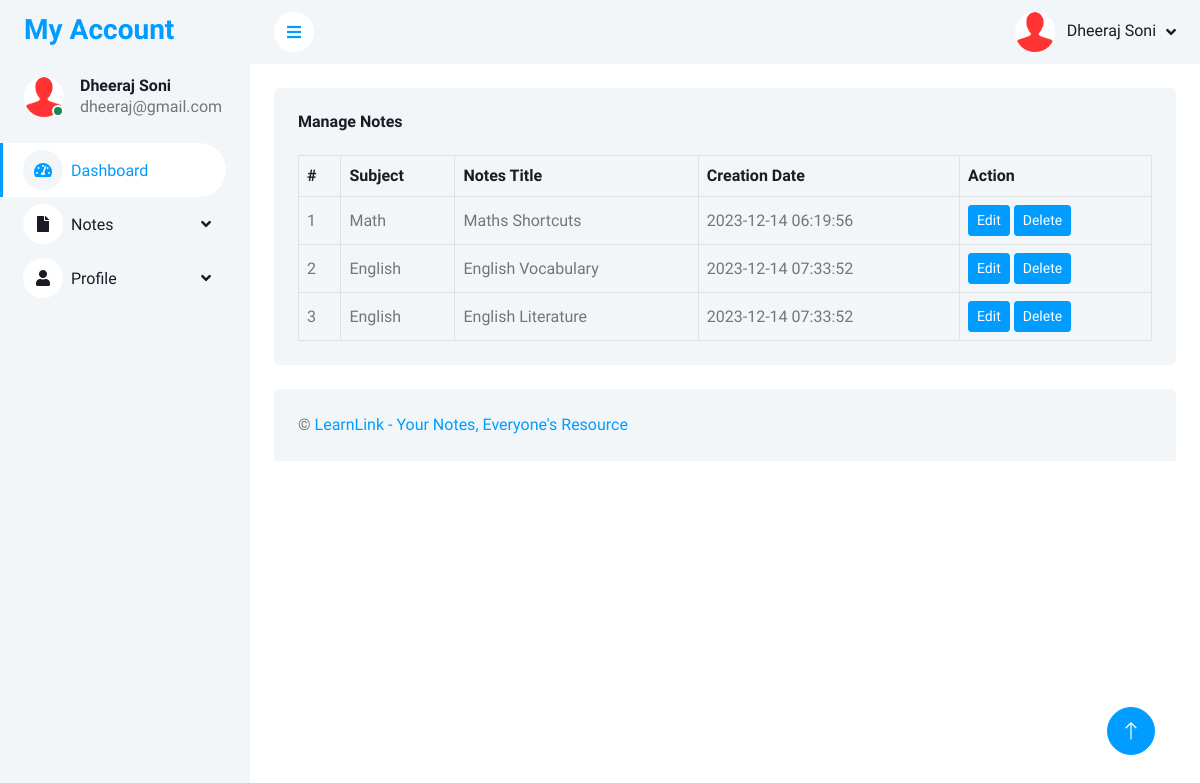
Screenshot of /LearnLink/user/manage-notes.php (signed in) with the database file from the repository.
### tables this page shows
CREATE TABLE `tbluser` (
  `ID` int NOT NULL AUTO_INCREMENT,
  `FullName` varchar(250) NOT NULL,
  `MobileNumber` bigint NOT NULL,
  `Email` varchar(250) NOT NULL,
  `Password` varchar(250) NOT NULL,
  `RegDate` timestamp NOT NULL DEFAULT CURRENT_TIMESTAMP,
  PRIMARY KEY (`ID`),
  UNIQUE KEY `MobileNumber_UNIQUE` (`MobileNumber`),
  UNIQUE KEY `Email_UNIQUE` (`Email`)
);

CREATE TABLE `tblnotes` (
  `ID` int NOT NULL AUTO_INCREMENT,
  `UserID` int DEFAULT NULL,
  `Subject` varchar(250) DEFAULT NULL,
  `NotesTitle` varchar(250) DEFAULT NULL,
  `NotesDecription` longtext,
  `File1` varchar(250) NOT NULL,
  `File2` varchar(250) DEFAULT NULL,
  `File3` varchar(255) DEFAULT NULL,
  `File4` varchar(250) DEFAULT NULL,
  `CreationDate` timestamp NULL DEFAULT CURRENT_TIMESTAMP,
  `UpdationDate` timestamp NULL DEFAULT NULL ON UPDATE CURRENT_TIMESTAMP,
  PRIMARY KEY (`ID`)
);

### LearnLink/user/manage-notes.php (the view, shortened to what this page needs)
<?php
include('includes/dbconnection.php');
if (strlen($_SESSION['ocasuid']==0)) {
  header('location:logout.php');
  } else{
?>
<!DOCTYPE html>
<html lang="en">
<head>
    <link href="https://cdnjs.cloudflare.com/ajax/libs/font-awesome/5.10.0/css/all.min.css" rel="stylesheet">
    <link href="https://cdn.jsdelivr.net/npm/bootstrap-icons@1.4.1/font/bootstrap-icons.css" rel="stylesheet">
    <link href="lib/owlcarousel/assets/owl.carousel.min.css" rel="stylesheet">
    <link href="lib/tempusdominus/css/tempusdominus-bootstrap-4.min.css" rel="stylesheet" />
    <link href="css/bootstrap.min.css" rel="stylesheet">
    <link href="css/style.css" rel="stylesheet">
</head>
<body>
    <div class="container-fluid position-relative bg-white d-flex p-0">
        <?php include_once('includes/sidebar.php');?>
        <div class="content">
            <?php include_once('includes/header.php');?>
                    <div class="container-fluid pt-4 px-4">
                <div class="bg-light text-center rounded p-4">
                    <div class="d-flex align-items-center justify-content-between mb-4">
                        <h6 class="mb-0">Manage Notes</h6>
                    </div>
                    <div class="table-responsive">
                        <table class="table text-start align-middle table-bordered table-hover mb-0">
                            <thead>
                                <tr class="text-dark">
                                    <th scope="col">#</th>
                                    <th scope="col">Subject</th>
                                    <th scope="col">Notes Title</th>
                                    <th scope="col">Creation Date</th>
                                    <th scope="col">Action</th>
                                </tr>
                            </thead>
                            <tbody>
                                <tr>
                                    <?php
                                    $ocasuid=$_SESSION['ocasuid'];
$sql="SELECT * from tblnotes where UserID=:ocasuid";
$query = $dbh -> prepare($sql);
$query->bindParam(':ocasuid',$ocasuid,PDO::PARAM_STR);
$query->execute();
$results=$query->fetchAll(PDO::FETCH_OBJ);
$cnt=1;
if($query->rowCount() > 0)
{
foreach($results as $row)
{               ?>
                                    <td><?php echo htmlentities($cnt);?></td>
                                    <td><?php  echo htmlentities($row->Subject);?></td>
                                    <td><?php  echo htmlentities($row->NotesTitle);?></td>
                                    <td><?php  echo htmlentities($row->CreationDate);?></td>
                                    <td><a class="btn btn-sm btn-primary" href="edit-notes.php?editid=<?php echo htmlentities ($row->ID);?>">Edit</a> <a class="btn btn-sm btn-primary" href="manage-notes.php?delid=<?php echo ($row->ID);?>"  onclick="return confirm('Do you really want to Delete ?');">Delete</a></td>
                                </tr><?php $cnt=$cnt+1;}} ?>
                            </tbody>
                        </table>
                    </div>
                </div>
            </div>
            <?php include_once('includes/footer.php');?>
        </div>
<?php include_once('includes/back-totop.php');?>
    </div>
</body>
</html><?php }  ?>

### LearnLink/user/includes/sidebar.php (shortened to what this page needs)
        <div class="sidebar pe-4 pb-3">
            <nav class="navbar bg-light navbar-light">
                <a href="dashboard.php" class="navbar-brand mx-4 mb-3">
                    <h3 class="text-primary">My Account</h3>
                </a>
                <div class="d-flex align-items-center ms-4 mb-4">
                    <?php
$uid=$_SESSION['ocasuid'];
$sql="SELECT * from  tbluser where ID=:uid";
$query = $dbh -> prepare($sql);
$query->bindParam(':uid',$uid,PDO::PARAM_STR);
$query->execute();
$results=$query->fetchAll(PDO::FETCH_OBJ);
$cnt=1;
if($query->rowCount() > 0)
{
    foreach($results as $row)
    {               ?>
                    <div class="position-relative">
                        <img class="rounded-circle" src="img/user.jpg" alt="" style="width: 40px; height: 40px;">
                        <div class="bg-success rounded-circle border border-2 border-white position-absolute end-0 bottom-0 p-1"></div>
                    </div>
                    <div class="ms-3">
                        <h6 class="mb-0"><?php  echo $row->FullName;?></h6>
                        <span><?php  echo $row->Email;?></span><?php $cnt=$cnt+1;}} ?>
                    </div>
                </div>
                <div class="navbar-nav w-100">
                    <a href="dashboard.php" class="nav-item nav-link active"><i class="fa fa-tachometer-alt me-2"></i>Dashboard</a>
                    <div class="nav-item dropdown">
                        <a href="#" class="nav-link dropdown-toggle" data-bs-toggle="dropdown"><i class="fa fa-file me-2"></i>Notes</a>
                    </div>
  <div class="nav-item dropdown">
                        <a href="#" class="nav-link dropdown-toggle" data-bs-toggle="dropdown"><i class="fa fa-user me-2"></i>Profile</a>
                    </div>
                </div>
            </nav>
        </div>

### LearnLink/user/includes/header.php (shortened to what this page needs)
            <nav class="navbar navbar-expand bg-light navbar-light sticky-top px-4 py-0">
                <a href="#" class="sidebar-toggler flex-shrink-0">
                    <i class="fa fa-bars"></i>
                </a>
                <div class="navbar-nav align-items-center ms-auto">
                    <?php
$uid=$_SESSION['ocasuid'];
$sql="SELECT * from  tbluser where ID=:uid";
$query = $dbh -> prepare($sql);
$query->bindParam(':uid',$uid,PDO::PARAM_STR);
$query->execute();
$results=$query->fetchAll(PDO::FETCH_OBJ);
$cnt=1;
if($query->rowCount() > 0)
{
    foreach($results as $row)
    {               ?>
                    <div class="nav-item dropdown">
                        <a href="#" class="nav-link dropdown-toggle" data-bs-toggle="dropdown">
                            <img class="rounded-circle me-lg-2" src="img/user.jpg" alt="" style="width: 40px; height: 40px;">
                            <span class="d-none d-lg-inline-flex"><?php  echo $row->FullName;?></span><?php $cnt=$cnt+1;}} ?>
                        </a>
                    </div>
                </div>
            </nav>

### LearnLink/user/css/style.css (style rules this page uses)
:root { --primary: #009CFF; --light: #F3F6F9; --dark: #191C24; }
.btn { transition: .5s; }
.btn.btn-primary { color: #FFFFFF; }
.sidebar { position: fixed; top: 0; left: 0; bottom: 0; width: 250px; height: 100vh; overflow-y: auto; background: var(--light); transition: 0.5s; z-index: 999; }
.content { margin-left: 250px; min-height: 100vh; background: #FFFFFF; transition: 0.5s; }
@media (min-width: 992px) { .sidebar { margin-left: 0; } }
@media (min-width: 992px) { .content { width: calc(100% - 250px); } }
.sidebar .navbar .navbar-nav .nav-link { padding: 7px 20px; color: var(--dark); font-weight: 500; border-left: 3px solid var(--light); border-radius: 0 30px 30px 0; outline: none; }
.sidebar .navbar .navbar-nav .nav-link:hover, .sidebar .navbar .navbar-nav .nav-link.active { color: var(--primary); background: #FFFFFF; border-color: var(--primary); }
.sidebar .navbar .navbar-nav .nav-link i { width: 40px; height: 40px; display: inline-flex; align-items: center; justify-content: center; background: #FFFFFF; border-radius: 40px; }
.sidebar .navbar .navbar-nav .nav-link:hover i, .sidebar .navbar .navbar-nav .nav-link.active i { background: var(--light); }
.sidebar .navbar .dropdown-toggle::after { position: absolute; top: 15px; right: 15px; border: none; content: "\f107"; font-family: "Font Awesome 5 Free"; font-weight: 900; transition: .5s; }
.content .navbar .navbar-nav .nav-link { margin-left: 25px; padding: 12px 0; color: var(--dark); outline: none; }
.content .navbar .sidebar-toggler, .content .navbar .navbar-nav .nav-link i { width: 40px; height: 40px; display: inline-flex; align-items: center; justify-content: center; background: #FFFFFF; border-radius: 40px; }
.content .navbar .dropdown-toggle::after { margin-left: 6px; vertical-align: middle; border: none; content: "\f107"; font-family: "Font Awesome 5 Free"; font-weight: 900; transition: .5s; }

### rows the page displays
tbluser: FullName "Dheeraj Soni", Email "dheeraj@gmail.com"
tblnotes: Subject "Math", NotesTitle "Maths Shortcuts", CreationDate "2023-12-14 06:19:56"
tblnotes: Subject "English", NotesTitle "English Vocabulary", CreationDate "2023-12-14 07:33:52"
tblnotes: Subject "English", NotesTitle "English Literature", CreationDate "2023-12-14 07:33:52"
